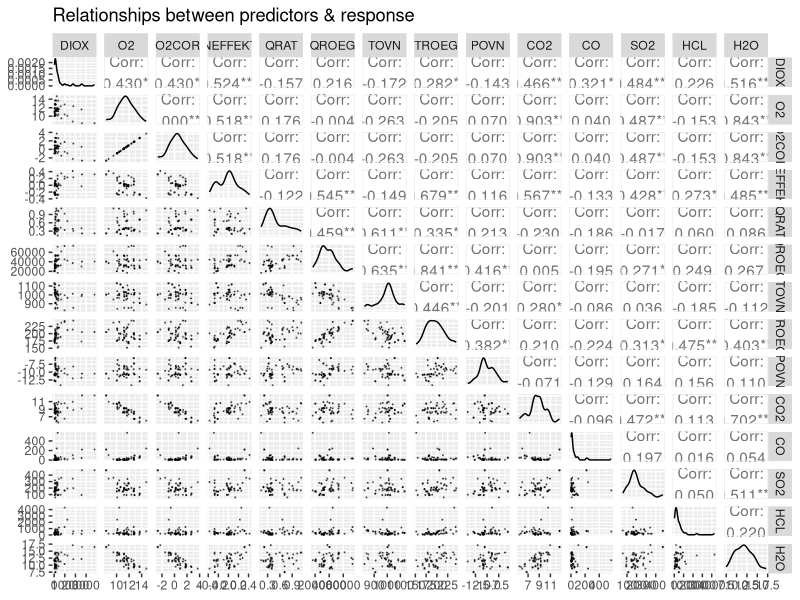

Recreate this plot in R. (Note: this script raises an error after producing the figure.)
### Load libraries
rm(list=ls())
library( GGally)
library(car)
library(caret)
library(nlme)

### Load data and check data types
dat = read.csv("dioxin.csv", header = TRUE, sep = ",")
print(sapply(dat, typeof))

# Convert categorical variables to factor variables
dat <- as.data.frame(unclass(dat), stringsAsFactors = TRUE)
dat$TIME = as.factor(dat$TIME)

# Fill in the two NA PRSEK values
dat$PRSEK[15:16] = c("L","L")

# Remove remaining observations with NA values and check that
# data has been altered as expected
print(dim(dat))
print(sum(is.na(dat)))
dat <- na.omit(dat)
print(dim(dat))
print(sum(is.na(dat)))
print(sapply(dat, typeof))
attach(dat)

### Deprecated KNN fill-in of NA values
# m = colMeans(data[c(1:2,9:21)], na.rm = T)
# std = sapply(data[,c(1:2,9:21)],sd, na.rm = T)
# preproc = preProcess(data, method = "knnImpute")
# dat = predict(preproc, data)
# dat$PRSEK[15:16] = c("L","L")
# sum(is.na(dat))
# m = unname(m)
# std = unname(std)
# rep.row<-function(x,n){
#   matrix(rep(x,each=n),nrow=n)
# }
# m = rep.row(m, 57)
# std = rep.row(std, 57)
# dat[,c(1:2,9:21)] = dat[,c(1:2,9:21)]*std + m


### EXERCISE 1 (Not complete in this script)
# Plot predictors and response
ggpairs(data = dat, columns = c(2,9:21), title ="Relationships between predictors & response",
       lower = list(continuous=wrap("points", alpha = 0.5, size=0.1)))


### EXERCISE 2
# Fit initial model
mod_1 = lm(DIOX ~ PLANT + TIME + LAB + LOAD + OXYGEN + PRSEK, data = dat)
summary(mod_1)

# Issues with NA parameter estimates due to singularities ->
# Investigate colinearity with the alias function
alias(mod_1)

# Colinearity between LOADN and OXYGENN/PRSEKN.
# One possible reason: Observations with identical explanatory variables but
#                      different response values due to the limited amount of
#                      variables considered
# Solution: Remove observations with identical explanatory variables
# (Reconsider if this is necessary or even "correct" to do)
dat_2 <- dat[c("DIOX", "PLANT", "TIME", "LAB", "LOAD", "OXYGEN", "PRSEK")]
dat_2 <- dat_2[!duplicated(dat_2[c("PLANT", "TIME", "LAB", "LOAD", "OXYGEN", "PRSEK")]), ]
mod_2 <- lm(DIOX ~ PLANT + TIME + LAB + LOAD + OXYGEN + PRSEK, data = dat_2)
summary(mod_2)
alias(mod_2)

# Issue is still present because LOAD, PRSEK and OXYGEN are always N at
# the same time - meaning they are perfectly colinear.
# Solution: Ignore it as the LOADN variable takes care of it?

corpar(mfrow=c(2,2))
plot(mod_1)
#bad model, studentized residuals are monotone
#based on the plots, we try a log-transform on DIOX
mod_1_tr = lm(log(DIOX) ~ PLANT + TIME + LAB + LOAD + OXYGEN + PRSEK, data = dat)
summary(mod_1_tr)
par(mfrow=c(2,2))
plot(mod_1_tr)


anova(mod_1_tr) ## Type I
Anova(mod_1_tr,type="II")
drop1(mod_1_tr,test="F")
fit1 <- update(mod_1_tr,.~.-PRSEK)
drop1(fit1,test="F")
par(mfrow=c(2,2))
plot(fit1)

anova(mod_1_tr, fit1) #same result that we got in model reduction

confint(fit1)

save(fit1, file = 'model_ex2.rds')
#### END OF 2


## START OF 3



mod_1rev = lm(log(DIOX) ~ PLANT + TIME + LAB +  O2COR + NEFFEKT + QRAT, data = dat)
summary(mod_1rev)
par(mfrow=c(2,2))
plot(mod_1rev)
anova(mod_1rev) ## Type I
Anova(mod_1rev,type="II")
drop1(mod_1rev,test="F")
mod_2rev <- update(mod_1rev,.~.-QRAT)
drop1(mod_2rev,test="F")
summary(mod_2rev)
par(mfrow=c(2,2))
plot(mod_2rev)
save(mod_2rev, file="model_ex3.rds")

mod_2rev
### END OF 3

### START OF 4
attach(dat)
new_data = data.frame(PLANT = factor("RENO_N", levels = levels(PLANT)), TIME = factor("1", levels = levels(TIME)), LAB = factor("KK", levels = levels(LAB)),O2COR =c(0.5), NEFFEKT = c(-0.01))
diox_pred = predict(mod_2rev, newdata = new_data, interval = "confidence", se = TRUE)
diox_pred$fit
#should we talk about that (DIFFERENCE WITH AKAIKE)
### END OF 4

### START OF 5
# REDUCE NEFFEKT

### END OF 5


### START OF 6

#CONSIDERATIONS
#ANOVA FOR FUN

### END OF 6

### START OF 7




##
dev.new()
#Complete model
mod = lm(log(DIOX) ~ PLANT + TIME + LAB +  (O2COR + NEFFEKT + QRAT)^2 + QROEG + TOVN + TROEG + POVN + 
           CO2 + CO + SO2 + HCL + H2O + PLANT:O2COR + O2COR:CO2  + O2COR:H2O + TROEG:QROEG + CO2:H2O + QROEG:TOVN, data = dat)
summary(mod)
par(mfrow=c(2,2))
plot(mod)
Anova(mod,type="II")
drop1(mod,test="F")
mod2 <- update(mod,.~.-O2COR:NEFFEKT)
drop1(mod2,test="F")
mod3 <- update(mod2,.~.-POVN)
drop1(mod3,test="F")
mod4 <- update(mod3,.~.-O2COR:QRAT)
drop1(mod4,test="F")
mod5 <- update(mod4,.~.-NEFFEKT:QRAT)
drop1(mod5,test="F")
mod6 <- update(mod5,.~.-QRAT)
drop1(mod6,test="F")
mod7 <- update(mod6,.~.-CO)
drop1(mod7,test="F")
mod8 <- update(mod7,.~.-QROEG:TOVN)
drop1(mod8,test="F")
mod9 <- update(mod8,.~.-PLANT:O2COR)
drop1(mod9,test="F")
mod10 <- update(mod9,.~.-QROEG:TROEG)
drop1(mod10,test="F")
mod11 <- update(mod10,.~.-QROEG)
drop1(mod11,test="F")
mod12 <- update(mod11,.~.-TROEG)
drop1(mod12,test="F")
mod13 <- update(mod12,.~.-TOVN)
drop1(mod13,test="F")
mod14 <- update(mod13,.~.-O2COR:H2O)
drop1(mod14,test="F")
mod15 <- update(mod14,.~.-O2COR:CO2)
drop1(mod15,test="F")
mod16 <- update(mod15,.~.-CO2:H2O)
drop1(mod16,test="F")
mod17 <- update(mod16,.~.-H2O)
drop1(mod17,test="F")
mod18 <- update(mod17,.~.-CO2)
drop1(mod18,test="F")
summary(mod15)
par(mfrow=c(2,2))
plot(mod15)
anova(mod, mod15)
shapiro.test(mod15$residuals) #data is normal
hist( mod15$residuals, 10, probability = TRUE, col = 'lavender', main = 'residuals' )
X = model.matrix( mod15)
lev = hat(X)
p = mod15$rank;
n = length(DIOX);
plot( mod13$fitted.values, lev, ylab = "Leverages", main = "Plot of Leverages",
      pch = 16, col = 'black' )
abline( h = 2 * p/n, lty = 2, col = 'red' )
watchout_points_lev = lev[ which( lev > 2 * p/n ) ]
watchout_ids_lev = seq_along( lev )[ which( lev > 2 * p/n ) ]
points( mod$fitted.values[ watchout_ids_lev ], watchout_points_lev, col = 'red', pch = 16 )

# RESIDUAL ANALYSIS
gs = summary(mod13)
res_std = mod13$residuals/sd(DIOX)
watchout_ids_rstd = which( abs( res_std ) > 2 )
watchout_rstd = res_std[ watchout_ids_rstd ]
watchout_rstd
plot( mod13$fitted.values, res_std, ylab = "Standardized Residuals", main = "Standardized Residuals" )
abline( h = c(-2,2), lty = 2, col = 'orange' )
points( mod13$fitted.values[watchout_ids_rstd],
        res_std[watchout_ids_rstd], col = 'red', pch = 16 )
points( mod13$fitted.values[watchout_ids_lev],
        res_std[watchout_ids_lev], col = 'orange', pch = 16 )
legend('topright', col = c('red','orange'),
       c('Standardized Residuals', 'Leverages'), pch = rep( 16, 2 ), bty = 'n' )
# Studentized residuals
stud = rstudent( mod13 )
watchout_ids_stud = which( abs( stud ) > 2 )
watchout_stud = stud[ watchout_ids_stud ]
plot( mod13$fitted.values, stud, ylab = "Studentized Residuals", main = "Studentized Residuals", pch = 16 )
points( mod13$fitted.values[watchout_ids_stud],
        stud[watchout_ids_stud], col = 'pink', pch = 16 )
points( mod13$fitted.values[watchout_ids_lev],
        stud[watchout_ids_lev], col = 'orange', pch = 16 )
abline( h = c(-2,2), lty = 2, col = 'orange' )
legend('topright', col = c('pink','orange'),
       c('Studentized Residual', 'Leverages'), pch = rep( 16, 3 ), bty = 'n' )

# Cook Distance
Cdist = cooks.distance( mod13 )
watchout_ids_Cdist = which( Cdist > 4/(n-p) )
watchout_Cdist = Cdist[ watchout_ids_Cdist ]
watchout_Cdist
par( mfrow = c( 1, 3 ) )
plot( mod13$fitted.values, Cdist, pch = 16, xlab = 'Fitted values',
      ylab = 'Cooks Distance', main = 'Cooks Distance' )
points( mod13$fitted.values[ watchout_ids_Cdist ], Cdist[ watchout_ids_Cdist ],
        col = 'green', pch = 16 )
plot( mod13$fitted.values, stud, pch = 16, xlab = 'Fitted values',
      ylab = 'Studentized Residuals', main = 'Studentized Residuals' )
points( mod13$fitted.values[ watchout_ids_stud ], stud[ watchout_ids_stud ],
        col = 'pink', pch = 16 )
plot( mod13$fitted.values, lev, pch = 16, xlab = 'Fitted values',
      ylab = 'Leverages', main = 'Leverages' )
points( mod13$fitted.values[ watchout_ids_lev ], lev[ watchout_ids_lev ],
        col = 'orange', pch = 16 )
id_to_keep = !( 1:n %in% watchout_ids_Cdist )
gl = lm( log(DIOX) ~ PLANT + TIME + LAB + NEFFEKT +  SO2 + HCL + H2O, dat[ id_to_keep, ] )
summary( gl )
par(mfrow=c(2,2))
plot(gl)

#the improvement obtained not considering the points violating the CookDistance 
# "boundary" is not worth it. We had a good model even before.

t = as.numeric(dat$LAB)
w = 1/t;

modw = lm(log(DIOX) ~ PLANT + TIME + LAB +  O2COR + NEFFEKT + QRAT + QROEG + TOVN + TROEG + POVN + 
           CO2 + CO + SO2 + HCL + H2O + O2COR:CO2 + O2COR:H2O + TROEG:QROEG + CO2:H2O, data = dat, weights = w)
summary(modw)
par(mfrow=c(2,2))
plot(modw)

yhat = predict(mod13,dat, type = "response")



l<-function(sigma){
  v = as.numeric(dat$LAB=="KK")
  v[dat$LAB=="KK"] = sigma[1]
  v[dat$LAB!="KK"] = sigma[2]
  
  -sum(dnorm(log(dat$DIOX), yhat, v, log = T))
}

nlminb(c(1,4), l, lower=c(0, 0), upper=c(Inf, Inf))
logLik(mod13)


# BONUS---> REDUCE MODEL WITH AIC/BIC
modela = step( mod, direction = "backward" , k = 2, trace = T);
summary(modela) #0.8861 r SQ
drop1(modela, test = "F")
modelb = step( mod, direction = "backward" , k = log(n), trace = T);
summary(modelb) #0.8744
drop1(modelb, test = "F")
summary(mod13) #0.8596
anova(modela, modelb, mod13) 
#our model is significantly different than the ones obtained with AIC/BIC
#when it comes to anova test (nested models)
#But R^2 is not that different



### END OF 7
